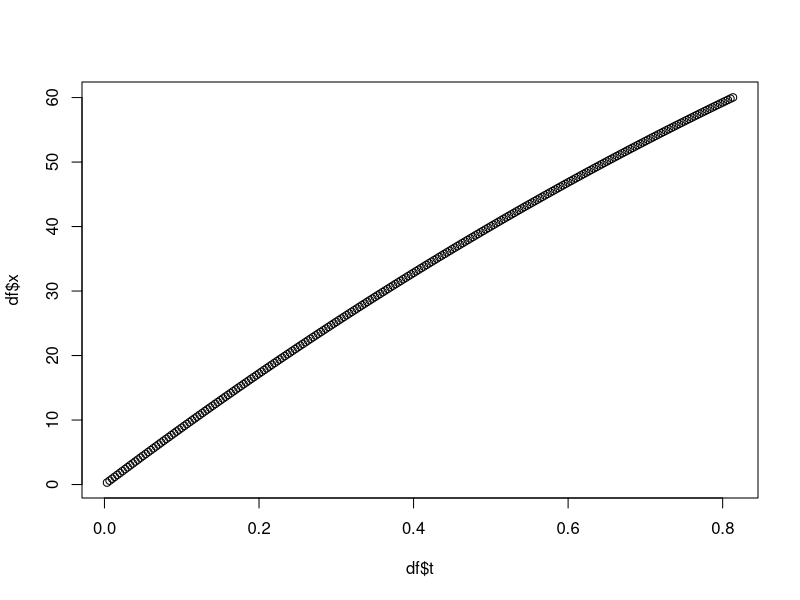
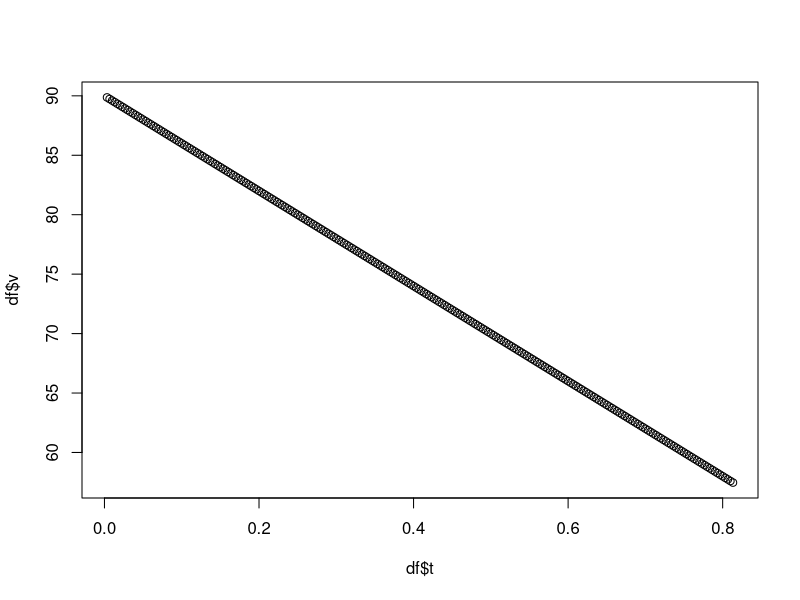

The R script that drew these images, in order:
x1 <- 0
x2 <- 60
v1 <- 30*3
dt <- 1/30/10
a <- 0
k <- 40
p <- 0

t <- 0
x <- 0
v <- v1
df <- NULL
while (x < x2) {
  if (p == 0) {
    a <- -k
  } else if (p == 1) {
    a <- -x*v
  } else if (p == 2) {
    a <- -x*v^2
  }
  t <- t + dt
  x <- x + dt*v
  v <- v + dt*a
  df <- rbind(df, data.frame(t=t, x=x, v=v))
}
print(df)
plot(df$t, df$x)
plot(df$t, df$v)




x2 <- 60/3
y2 <- -3
s1 <- 40
g <- 10.6
a <- .25*g^2
b <- g*y2-s1^2
c <- x2^2+y2^2
t2 <- (-b - sqrt(b^2-4*a*c)) / (2*a)
t <- sqrt(t2)
vy1 <- (y2 + .5*g*t2) / t
vx1 <- x2/t
c(vx1, vy1, t)

xxx <- 0
ttt <- 0
yyy <- 0
vyyy <- vy1
deltat <- 1e-3
while (ttt < t) {
  ttt <- ttt + deltat
  xxx <- xxx + vx1*deltat
  vyyy <- vyyy -g*deltat
  yyy <- yyy + vyyy*deltat - .5*g*deltat^2
  # yyy <- vy1*ttt + -.5*g*ttt^2
}
c(ttt, xxx, yyy)
